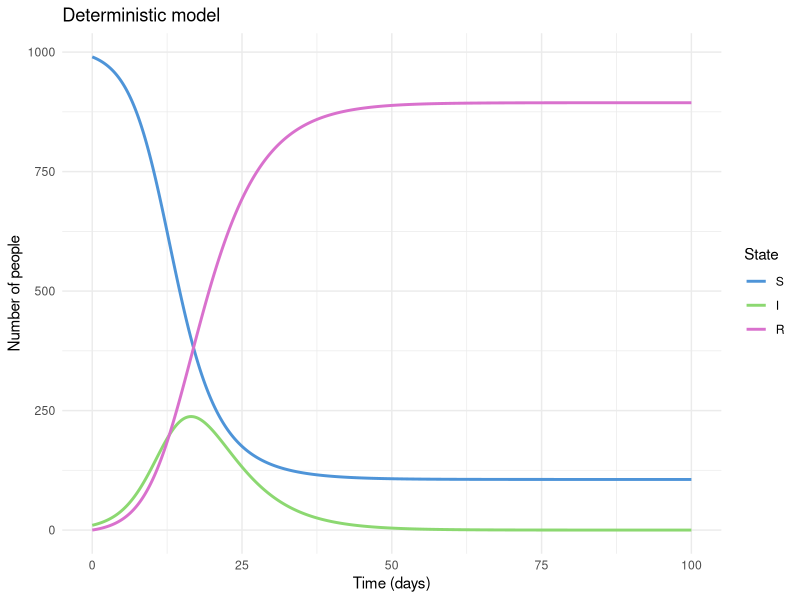
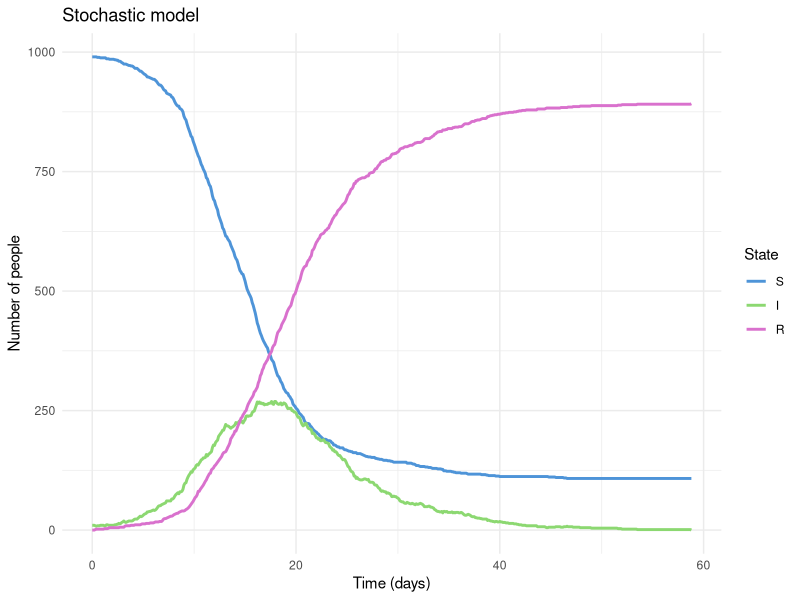
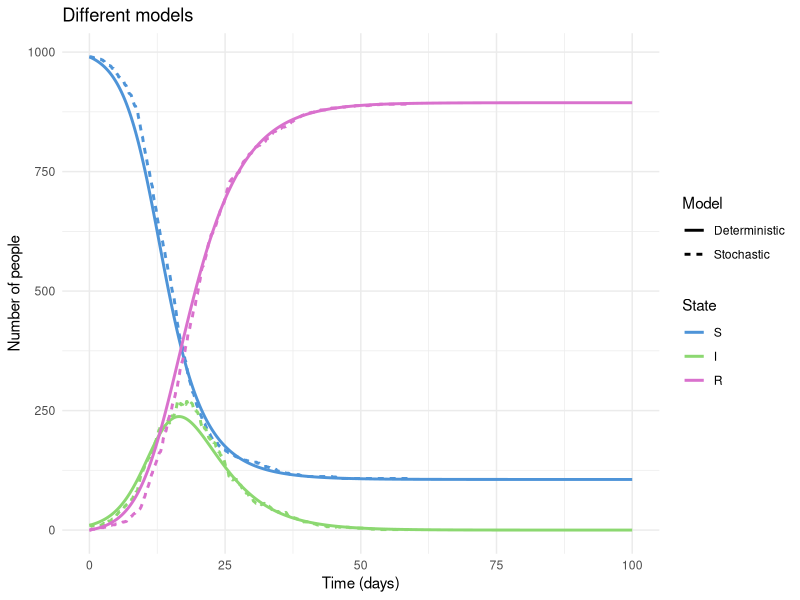
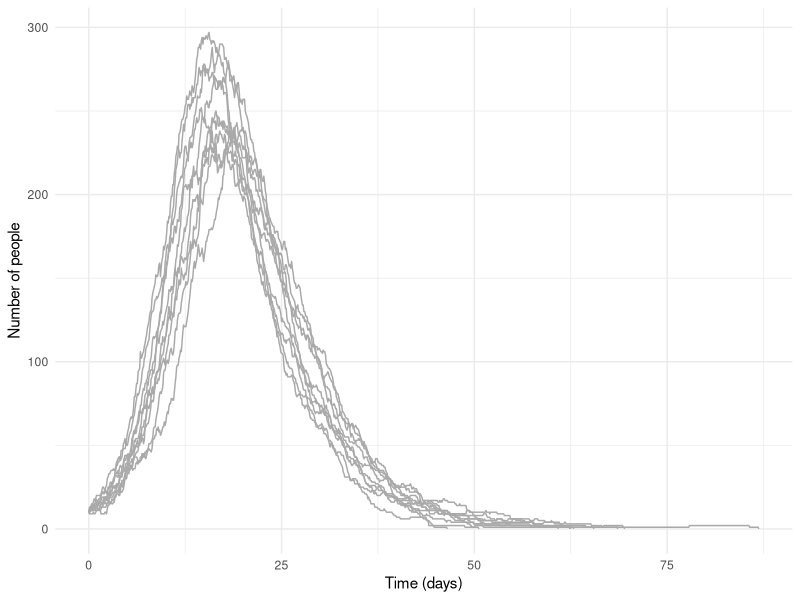

R code for these plots, in order: (Note: this script raises an error after producing the figures.)
# ACEFA short course: Practical 2
# Authors: Alexandra Hogan, Oliver Eales, Freya Shearer

# Simulating deterministic and stochastic SIR models in R

######################################################
# In this section of the course, we are going to
# replicate the SIR models that we looked at in Excel in the earlier
# tutorial, to see how we can simulate these models in R

######################################################
# Set up functions
# SIR ODE model - deterministic
sir_ode <- function(time, state, parameters) {
  with(as.list(c(state, parameters)), {
    dS <- -beta * S * I / N
    dI <- beta * S * I / N - gamma * I
    dR <- gamma * I
    return(list(c(dS, dI, dR)))
  })
}

# Stochastic simulation
#set.seed(123) # you can uncomment to ensure you produce same set of random outputs each time
sir_stoch <- function(max_time = max_time,
                      dt = dt,
                      beta = beta,
                      gamma = gamma,
                      S = S0,
                      I = I0,
                      R = R0){
  time <- 0
  # Set up a dataframe to store results
  stoch_out <- data.frame(time = 0, S = S0, I = I0, R = R0)

  while (time < max_time && I > 0) {

    # Calculate infection and recovery rates for each S and I
    rate_infection <- beta * I / N *dt
    rate_recovery <- gamma * dt

    # to convert the continuous rate to the probability a transition has
    # occurred over the dt timestep, given a constant rate, the distribution
    # of times in each state is exponentially distributed
    # we therefore calculate the cumulative probability a transition occurs over
    # each timestep using the rates from the model and exponential
    # cumulative distribution function

    prob_infection = 1 - exp(-rate_infection)
    prob_recovery = 1 - exp(-rate_recovery)

    # Implement the stochastic process for Infection and Recovery events.
    # Note that there are a number of ways that this could be done.

    # Infection events
    n_infect = rbinom(1, S, prob_infection)
    # Recovery events
    n_recovered = rbinom(1, I, prob_recovery)

    # Update states
    S <- S - n_infect
    I <- I + n_infect - n_recovered
    R <- R + n_recovered

    # Time to next event
    time <- time + dt

    # Record state
    stoch_out <- rbind(stoch_out, data.frame(time = time, S = S, I = I, R = R))
  }
  return(stoch_out)
}

######################################################
# Install the required differential equation solver package
# install.packages("deSolve")
library(deSolve)
library(tidyverse)

# Set up the population size and initial conditions
N <- 1e3 # Total population
I0 <- 10 # Initial infecteds
S0 <- N - I0 # Susceptibles
R0 <- 0 # Initial recovered
init_state <- c(S = S0, I = I0, R = R0)

# Time parameters
max_time <- 100
dt <- 0.1
times <- seq(0, max_time, by = dt)

# Epidemiological parameters
gamma <- 0.2
beta <- 0.5

###############################################
# Deterministic model

# Instead of formulating the model as a set of difference equations (in discrete time)
# we are going to formulate the model as a set of differential equations (in continuous time).

# Simulate the model, and store the outputs in a dataframe
params <- c(beta = beta, gamma = gamma, N = N)
out <- as.data.frame(ode(y = init_state, times = times, func = sir_ode, parms = params))

# Reformat dataframe (ggplot2 works with "long" data)
out_long <- out %>%
  pivot_longer(c(S, I, R)) %>%
  mutate(name = factor(name, levels = c("S", "I", "R"))) %>%
  rename(State = name,
         Value = value)

# Plot the model outputs
ggplot(out_long, aes(x = time, y = Value, col = State)) +
  geom_line(size = 1) +
  labs(title = "Deterministic model",
       x = "Time (days)", y = "Number of people") +
  theme_minimal() +
  scale_color_manual(values = c("#4E94D8", "#8CD871", "#D971CD"))

# What is the final attack rate proportion?
# Hint: because of our model structure, we know that all the ever-infected population end up in R


# What is the timing of the epidemic peak? (Hint: use the slice_max() function)


# Plot the effective reproduction number over time










######################################################
# Now implement this model as a stochastic process

# Initialise states
dt <- 0.1
max_time <- 100/dt

stoch_out <- sir_stoch(max_time = max_time,
                        dt = dt,
                        beta = beta,
                        gamma = gamma,
                        S = S0,
                        I = I0,
                        R = R0)

# Plot results
stoch_out_long <- pivot_longer(stoch_out,
                               cols = c("S", "I", "R"),
                               names_to = "State", values_to = "Value") %>%
  mutate(State = factor(State, levels = c("S", "I", "R")))

ggplot(stoch_out_long, aes(x = time, y = Value, color = State)) +
  geom_line(size = 1) +
  labs(title = "Stochastic model",
       x = "Time (days)", y = "Number of people") +
  theme_minimal() +
  scale_color_manual(values = c("#4E94D8", "#8CD871", "#D971CD"))

# What happens if you change N to a different population size?


######################################################
# What if we want to plot the deterministic and stochastic models on the same figure?
out_long$Model <- "Deterministic"
stoch_out_long$Model <- "Stochastic"

out_combined <- rbind(out_long, stoch_out_long)

ggplot(out_combined, aes(x = time, y = Value, color = State, linetype = Model)) +
  geom_line(size = 1) +
  labs(title = "Different models",
       x = "Time (days)", y = "Number of people") +
  theme_minimal() +
  scale_color_manual(values = c("#4E94D8", "#8CD871", "#D971CD"))

########################################################
# What about if I want to visualise multiple stochastic simulations?

df <- NULL
for(i in 1:10){
  stoch_out <- sir_stoch(max_time = max_time,
                         dt = dt,
                         beta = beta,
                         gamma = gamma,
                         S = S0,
                         I = I0,
                         R = R0) %>%
    mutate(run = i)
  df <- rbind(df, stoch_out)
}

ggplot(df, aes(x = time, y = I, group = run)) +
  geom_line(col = "darkgrey") +
  theme_minimal() +
  labs(x = "Time (days)", y = "Number of people")

###########################################################
# Modelling incidence over time.

sir_ode_inc <- function(time, state, parameters) {
  with(as.list(c(state, parameters)), {
    dS <- -beta * S * I / N
    dI <- beta * S * I / N - gamma * I
    dR <- gamma * I
    dInc <-   ############################
    return(list(c(dS, dI, dR, dInc)))
  })
}
init_state2 <- c(S = S0, I = I0, R = R0, Inc = 0)

out2 <- as.data.frame(ode(y = init_state2, times = times, func = sir_ode_inc, parms = params))

head(out2)

# Reformat dataframe (ggplot2 works with "long" data). Note that incidence in our model outputs is cumulative to need to calculate the difference at each timestep





















###########################################################
# Can you modify the equations to include a waning immunity term? (Hint: you will need to add a new parameter and some new terms in the model)
